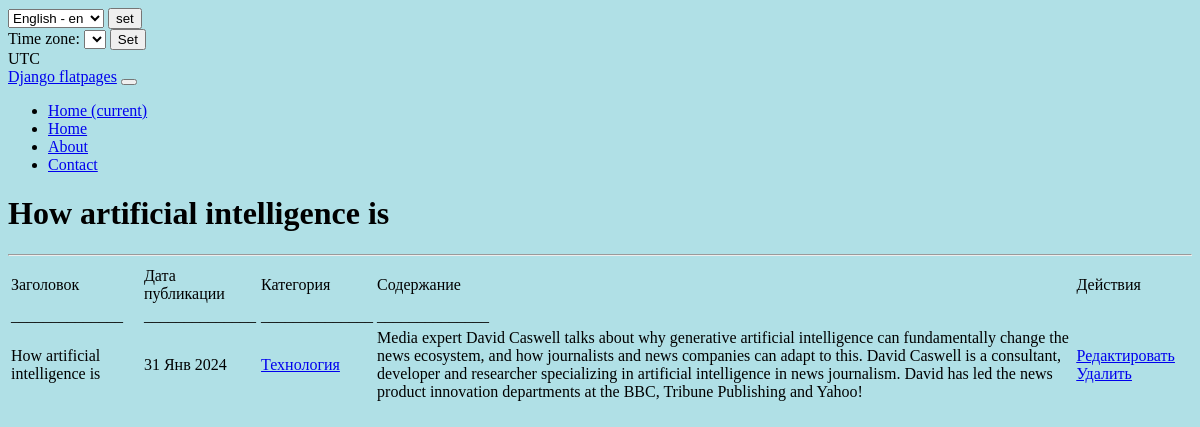
Before: /1 with the older database file.
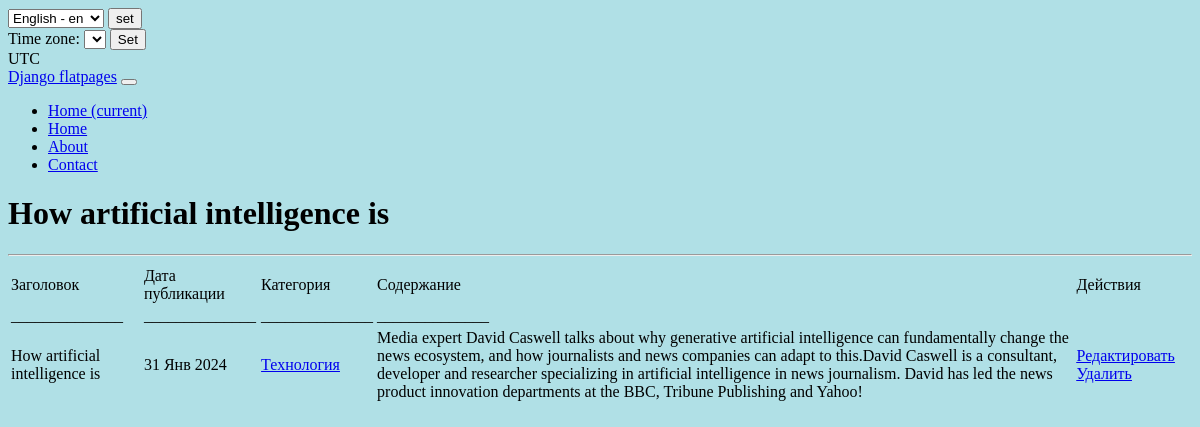
After: the same page with the newer database file.
### news/models.py (models this page shows, shortened)
class Post(models.Model):
    arcticle = 'AR'
    news = 'NW'
    TYPE = [(arcticle, _('Arcticle')), (news, _('News'))]
    post_author = models.ForeignKey(Author, on_delete=models.CASCADE, )
    post_choice = models.CharField(max_length=2,
                                   choices=TYPE,
                                   default=news)
    post_date = models.DateTimeField(auto_now_add=True)
    post_category = models.ManyToManyField('Category', through='PostCategory')
    post_title = models.CharField(max_length=30)
    post_text = models.TextField()
    post_rating = models.IntegerField(default=0)
    def __str__(self):
        return f'{self.post_title.title()}: {self.post_text[:10]}'

class Category(models.Model):
    gossip = 'GS'
    politics = 'PO'
    technology = 'TH'
    bullet = 'BL'
    TEMATIC = [
        (gossip, _('Gossip')),
        (politics, _('Politics')),
        (technology, _('Technology')),
        (bullet, _('Breaking')),
    ]
    thematic = models.CharField(max_length=2, choices=TEMATIC, unique=True, help_text=_('category name'))
    subscribers = models.ManyToManyField(User, blank=True, related_name='categories')
    def __str__(self):
        return self.get_thematic_display()

### news/views.py (the view)
# urls.py: path('<int:pk>', PostDetail.as_view(), name='post_detail'),
class PostDetail(DetailView):
    model = Post
    template_name = 'article.html'
    context_object_name = 'post_detail'
    def get_object(self, *args, **kwargs):  # переопределяем метод получения объекта
        obj = cache.get(f'post-{self.kwargs["pk"]}', None)
        print(obj)
        print('--------------------------------')
        if not obj:
            obj = super().get_object(queryset=self.queryset)
            cache.set(f'post-{self.kwargs["pk"]}', obj)
        print(obj)
        print('++++++++++++++++')
        return obj

### news/templatetags/custom_filters.py (called while the page is built)
@register.filter()
def cenzor(value):
    badwords = ["искусственный"]
    splitwords = value.split()
    for i in range(len(splitwords)):
        if splitwords[i] in badwords:
            firstletter = splitwords[i][0]
            newvalue=firstletter +"*"*(len(splitwords[i])-1)
            splitwords[i] = newvalue
    result = " ".join(splitwords)
    return f'{result}'

### templates/article.html (shortened to what this page needs)
{% extends 'flatpages/default.html' %}
{% load i18n %}
{% load tz %}
{% load custom_filters %}
{% load custom_tags %}
{% load cache %}
{% cache 100 article %}
            {% get_available_languages as LANGUAGES %}
            {% get_language_info_list for LANGUAGES as languages %}
    {% get_current_timezone as TIME_ZONE %}
{% block content %}
   <h1>{{ post_detail.post_title|cenzor }}</h1>
    <hr>
    {% if post_detail %}
        <table>
            <tr>
                <td>Заголовок</td>
                <td>Дата публикации</td>
                <td>Категория</td>
                <td>Содержание</td>
                 <td>Действия</td>
            </tr>
            <tr>
                <td>______________</td>
                <td>______________</td>
                <td>______________</td>
                <td>______________</td>
            </tr>
            <tr>
            <td>{{ post_detail.post_title|cenzor}}</td>
            <td>{{ post_detail.post_date|date:'d M Y'}}</td>
            <td>
                {% for category in post_detail.post_category.all %}
                    <a href="{% url 'category_list' category.id %}">{{ category }}</a>
                {% endfor %}
            </td>
            <td>{{ post_detail.post_text|cenzor}}</td>
             <td>
            <a href="{% url 'post_edit' post_detail.id %}"><u>Редактировать</u></a>
            <a href="{% url 'post_delete' post_detail.id %}"><u> Удалить </u></a>
            </td>
        </tr>
        </table>
    {% else %}
        <h2>упс! её нет!</h2>
    {% endif %}
{% endblock content %}
{% endcache %}

### templates/flatpages/default.html (shortened to what this page needs)
<!DOCTYPE html>
{% load i18n %}
{% load tz %}
<html lang="en">
<head>
</head>
<body>
    <form action="{% url 'set_language' %}" method="POST"> {% csrf_token %}
        <select name="language" id="">
            {% get_available_languages as LANGUAGES %}
            {% get_language_info_list for LANGUAGES as languages %}
            {% for language in languages %}
                <option value="{{ language.code }}" {% if language.code == LANGUAGE_CODE %} selected >{% endif %} >
                    {{ language.name_local }} - {{ language.code }}
                </option>
            {% endfor %}
        </select>
        <input type="submit" value="set">
    </form>
    {% get_current_timezone as TIME_ZONE %}
    <form action="" method="POST">
        <label for="timezone">Time zone:</label>
        <select name="timezone">
        </select>
        <input type="submit" value="Set">
    </form>
    {{ TIME_ZONE }}
</body>
</html>
<nav class="navbar navbar-expand-lg navbar-dark bg-dark static-top">
   <div class="container">
       <a class="navbar-brand" href="#">Django flatpages</a>
       <button class="navbar-toggler" type="button" data-toggle="collapse"
               data-target="#navbarResponsive"
               aria-controls="navbarResponsive" aria-expanded="false"
               aria-label="Toggle navigation">
       </button>
       <div class="collapse navbar-collapse" id="navbarResponsive">
           <ul class="navbar-nav ml-auto">
               <li class="nav-item active">
                   <a class="nav-link" href="#">Home
                       <span class="sr-only">(current)</span>
                   </a>
               </li>
               <li class="nav-item">
                   <a class="nav-link" href="/home/">Home</a>
               <li class="nav-item">
                   <a class="nav-link" href="/about/">About</a>
               </li>
               <li class="nav-item">
                   <a class="nav-link" href="/contacts/">Contact</a>
               </li>
           </ul>
       </div>
   </div>
</nav>
<div class="container">
   <div class="row">
       <div class="col-lg-12 text-center">
           {% block content %}{% endblock content %}
       </div>
   </div>
</div>
</body>
</html>

Changed rows visible on the page:
changed Post "How artificial intelligence is": post_text|cenzor "…companies can adapt to this. David Caswell is a consultant,…" → "…companies can adapt to this.David Caswell is a consultant,…"
